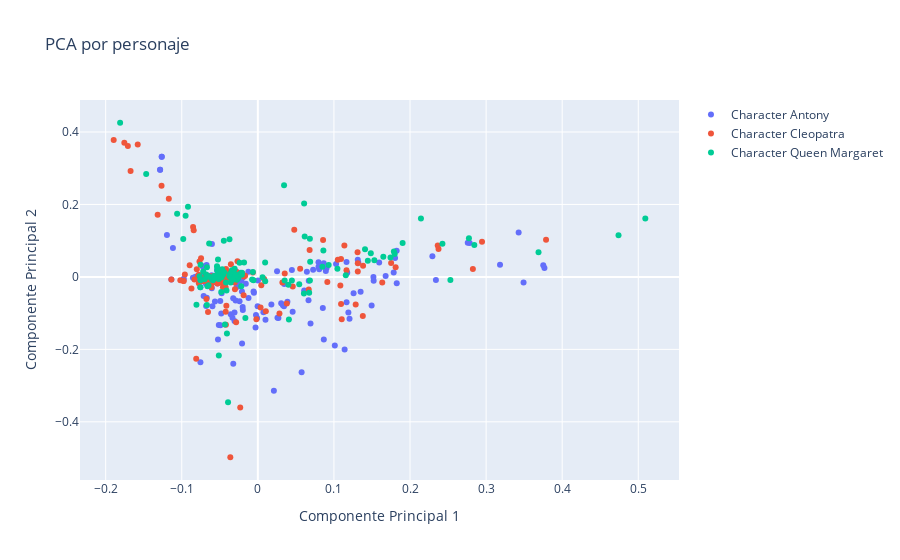

Here is the notebook cell this chart was saved with:
### Code cell
fig = go.Figure()

# Añadir trazos para cada clase
for character in np.unique(y_train):
    mask_train = y_train == character
    fig.add_trace(go.Scatter(
        x=X_train_red[mask_train, 0],
        y=X_train_red[mask_train, 1],
        mode='markers',
        name=f'Character {character}'
    ))

# Configurar el layout
fig.update_layout(
    title='PCA por personaje',
    xaxis_title='Componente Principal 1',
    yaxis_title='Componente Principal 2'
)

# Mostrar el gráfico
fig.show()
